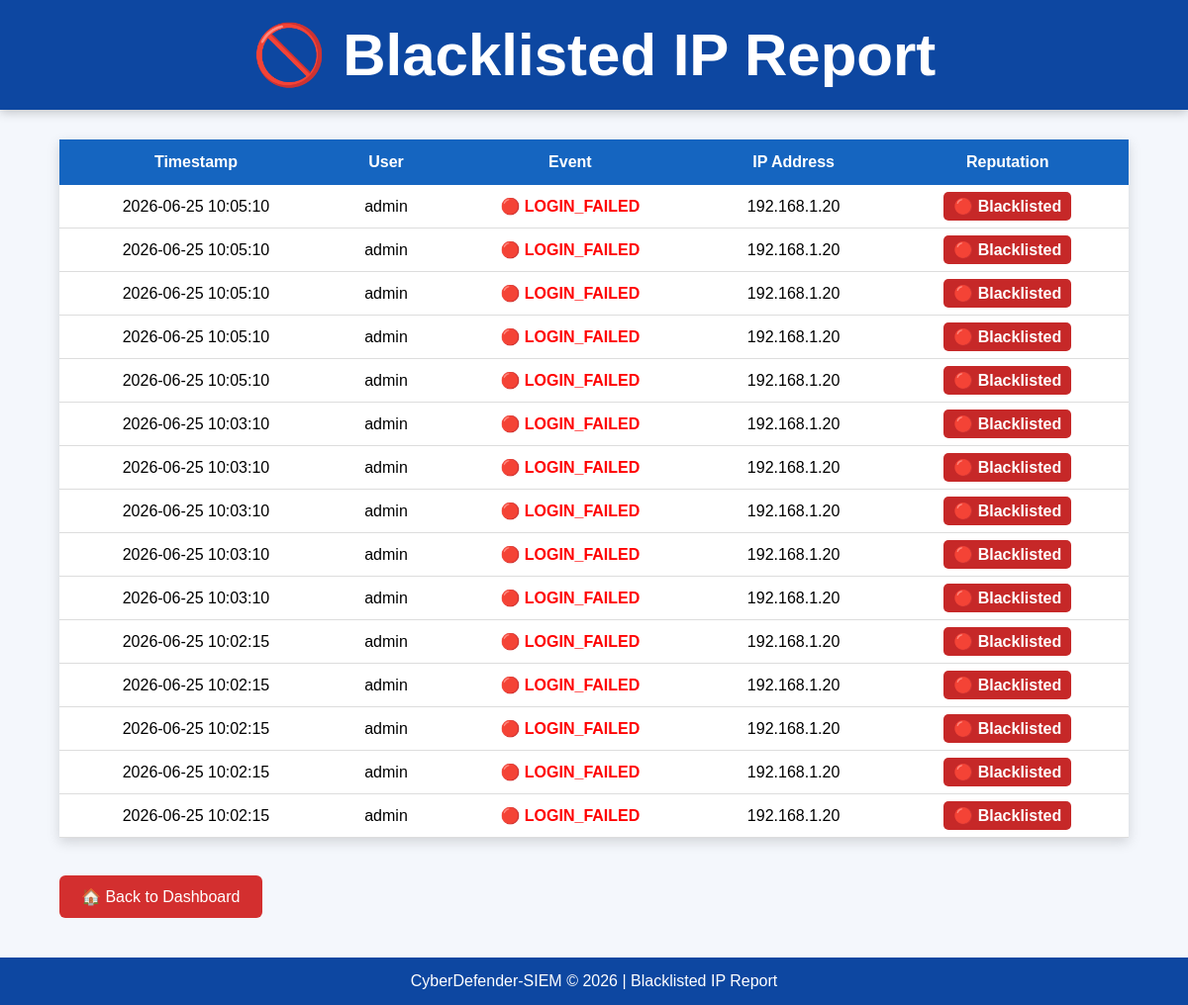
The page /blacklisted-ips on the database as committed earlier.
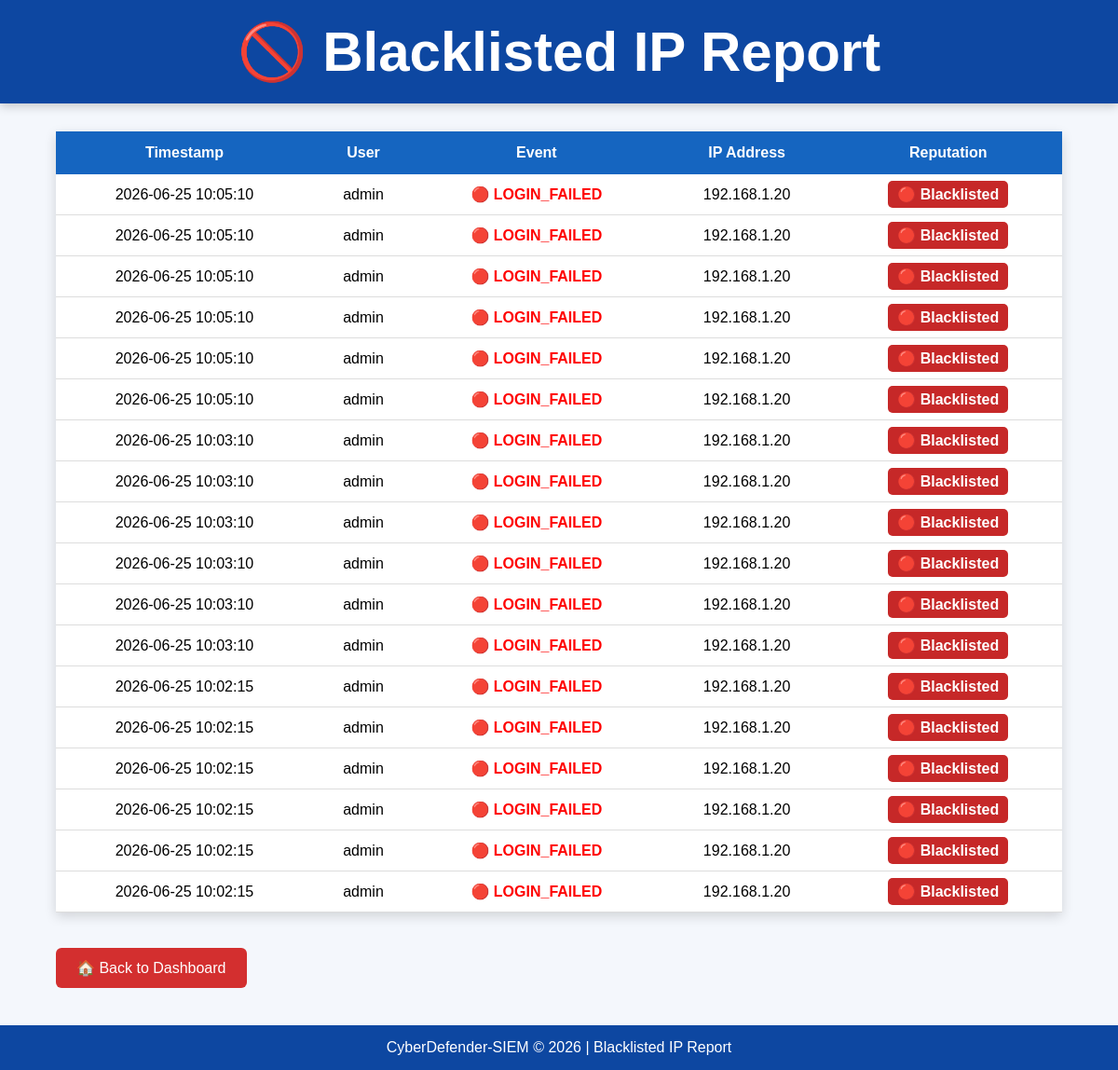
The same page on the database as committed later.
### tables this page shows
CREATE TABLE logs(
    id INTEGER PRIMARY KEY AUTOINCREMENT,
    timestamp TEXT,
    event TEXT,
    user TEXT,
    ip TEXT
);

### src/web_dashboard.py (the view)
@app.route("/blacklisted-ips")
def blacklisted_ips():
    conn = sqlite3.connect(DATABASE)
    cursor = conn.cursor()
    cursor.execute("""
        SELECT timestamp, user, event, ip
        FROM logs
        ORDER BY timestamp DESC
    """)
    rows = cursor.fetchall()
    blacklisted = []
    for row in rows:
        reputation = check_ip_reputation(row[3])
        if reputation == "Blacklisted":
            blacklisted.append((
                row[0],
                row[1],
                row[2],
                row[3],
                reputation
            ))
    conn.close()
    return render_template(
        "blacklisted_ips.html",
        blacklisted=blacklisted
    )

### src/ip_reputation.py (called while the page is built)
def check_ip_reputation(ip):
    if ip in BLACKLISTED_IPS:
        return "Blacklisted"
    elif ip in SUSPICIOUS_IPS:
        return "Suspicious"
    elif ip in TRUSTED_IPS:
        return "Trusted"
    else:
        return "Unknown"

### templates/blacklisted_ips.html (shortened to what this page needs)
<!DOCTYPE html>
<html lang="en">
<head>
    <link rel="stylesheet"
          href="{{ url_for('static', filename='css/style.css') }}">
</head>
<body>
<header>
    <h1>🚫 Blacklisted IP Report</h1>
</header>
<div class="container">
    <table>
        <thead>
            <tr>
                <th>Timestamp</th>
                <th>User</th>
                <th>Event</th>
                <th>IP Address</th>
                <th>Reputation</th>
            </tr>
        </thead>
        <tbody>
        {% for row in blacklisted %}
            <tr>
                <td>{{ row[0] }}</td>
                <td>{{ row[1] }}</td>
                <td>
                    {% if row[2] == "LOGIN_SUCCESS" %}
                        <span class="success-text">
                            🟢 LOGIN_SUCCESS
                        </span>
                    {% else %}
                        <span class="failed-text">
                            🔴 LOGIN_FAILED
                        </span>
                    {% endif %}
                </td>
                <td>{{ row[3] }}</td>
                <td>
                    <span class="blacklisted-badge">
                        🔴 Blacklisted
                    </span>
                </td>
            </tr>
        {% endfor %}
        </tbody>
    </table>
    <br>
    <a href="/" class="alerts-btn">
        🏠 Back to Dashboard
    </a>
</div>
<footer>
    <p>
        CyberDefender-SIEM © 2026 | Blacklisted IP Report
    </p>
</footer>
</body>
</html>

Rows that differ between the two databases and show on the page:
added logs: timestamp "2026-06-25 10:05:10", user "admin", event "🔴 LOGIN_FAILED", ip "192.168.1.20"
added logs: timestamp "2026-06-25 10:03:10", user "admin", event "🔴 LOGIN_FAILED", ip "192.168.1.20"
added logs: timestamp "2026-06-25 10:02:15", user "admin", event "🔴 LOGIN_FAILED", ip "192.168.1.20"
